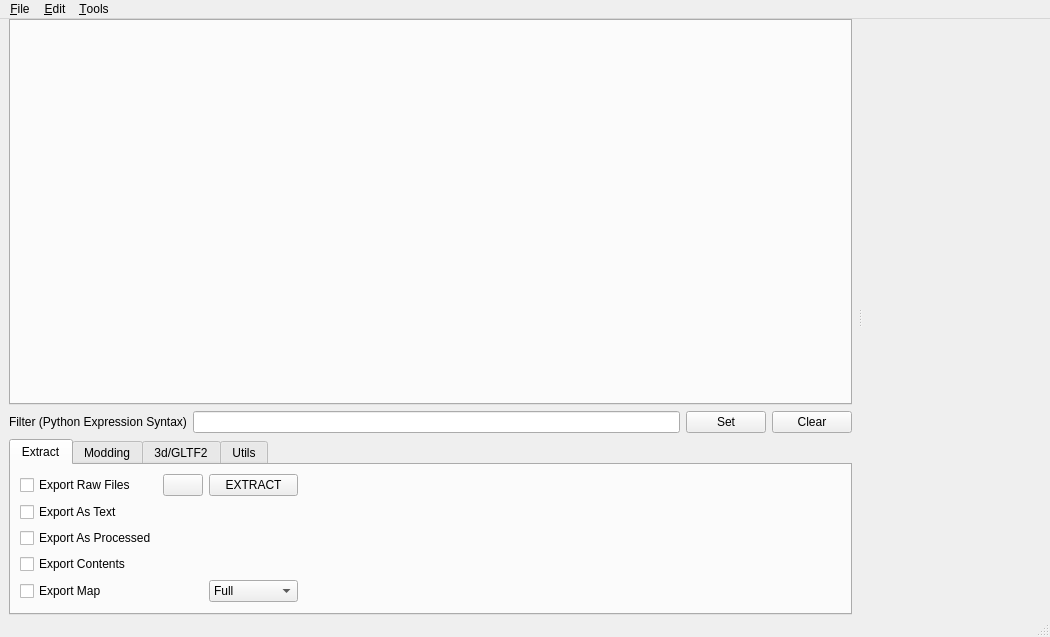
<?xml version="1.0" encoding="UTF-8"?>
<ui version="4.0">
 <class>MainWindow</class>
 <widget class="QMainWindow" name="MainWindow">
  <property name="geometry">
   <rect>
    <x>0</x>
    <y>0</y>
    <width>1050</width>
    <height>637</height>
   </rect>
  </property>
  <property name="windowTitle">
   <string>MainWindow</string>
  </property>
  <widget class="QWidget" name="centralwidget">
   <layout class="QVBoxLayout" name="verticalLayout_2">
    <property name="spacing">
     <number>0</number>
    </property>
    <property name="topMargin">
     <number>0</number>
    </property>
    <property name="rightMargin">
     <number>0</number>
    </property>
    <property name="bottomMargin">
     <number>0</number>
    </property>
    <item>
     <widget class="QSplitter" name="splitter">
      <property name="orientation">
       <enum>Qt::Horizontal</enum>
      </property>
      <property name="handleWidth">
       <number>16</number>
      </property>
      <property name="childrenCollapsible">
       <bool>false</bool>
      </property>
      <widget class="QWidget" name="layoutWidget">
       <layout class="QVBoxLayout" name="verticalLayout" stretch="1,0,0">
        <item>
         <widget class="QTabWidget" name="tabs_nodes">
          <property name="currentIndex">
           <number>-1</number>
          </property>
          <property name="tabsClosable">
           <bool>true</bool>
          </property>
         </widget>
        </item>
        <item>
         <layout class="QHBoxLayout" name="horizontalLayout_4">
          <item>
           <widget class="QLabel" name="filter_label">
            <property name="text">
             <string>Filter (Python Expression Syntax)</string>
            </property>
           </widget>
          </item>
          <item>
           <widget class="QLineEdit" name="filter_edit">
            <property name="text">
             <string/>
            </property>
           </widget>
          </item>
          <item>
           <widget class="QPushButton" name="filter_set_bt">
            <property name="text">
             <string>Set</string>
            </property>
           </widget>
          </item>
          <item>
           <widget class="QPushButton" name="filter_clear_bt">
            <property name="text">
             <string>Clear</string>
            </property>
           </widget>
          </item>
         </layout>
        </item>
        <item>
         <widget class="QTabWidget" name="tabs_control">
          <property name="currentIndex">
           <number>0</number>
          </property>
          <widget class="QWidget" name="tab_extract">
           <attribute name="title">
            <string>Extract</string>
           </attribute>
           <layout class="QGridLayout" name="gridLayout">
            <item row="4" column="0">
             <widget class="QCheckBox" name="chkbx_export_processed_extract">
              <property name="text">
               <string>Export As Processed</string>
              </property>
             </widget>
            </item>
            <item row="1" column="0">
             <widget class="QCheckBox" name="chkbx_export_text_extract">
              <property name="text">
               <string>Export As Text</string>
              </property>
             </widget>
            </item>
            <item row="0" column="1">
             <widget class="QPushButton" name="bt_extract_folder_show">
              <property name="text">
               <string/>
              </property>
             </widget>
            </item>
            <item row="0" column="3">
             <spacer name="horizontalSpacer">
              <property name="orientation">
               <enum>Qt::Horizontal</enum>
              </property>
              <property name="sizeHint" stdset="0">
               <size>
                <width>0</width>
                <height>0</height>
               </size>
              </property>
             </spacer>
            </item>
            <item row="5" column="0">
             <widget class="QCheckBox" name="chkbx_export_contents_extract">
              <property name="text">
               <string>Export Contents</string>
              </property>
             </widget>
            </item>
            <item row="0" column="2">
             <widget class="QPushButton" name="bt_extract">
              <property name="text">
               <string>EXTRACT</string>
              </property>
             </widget>
            </item>
            <item row="0" column="0">
             <widget class="QCheckBox" name="chkbx_export_raw_extract">
              <property name="text">
               <string>Export Raw Files</string>
              </property>
             </widget>
            </item>
            <item row="7" column="0">
             <spacer name="verticalSpacer">
              <property name="orientation">
               <enum>Qt::Vertical</enum>
              </property>
              <property name="sizeHint" stdset="0">
               <size>
                <width>20</width>
                <height>0</height>
               </size>
              </property>
             </spacer>
            </item>
            <item row="6" column="0">
             <widget class="QCheckBox" name="chkbx_export_map">
              <property name="text">
               <string>Export Map</string>
              </property>
             </widget>
            </item>
            <item row="6" column="2">
             <widget class="QComboBox" name="cmbbx_map_format">
              <item>
               <property name="text">
                <string>Full</string>
               </property>
              </item>
              <item>
               <property name="text">
                <string>Tiles</string>
               </property>
              </item>
              <item>
               <property name="text">
                <string>Full + Tiles</string>
               </property>
              </item>
             </widget>
            </item>
           </layout>
          </widget>
          <widget class="QWidget" name="tab_modding">
           <attribute name="title">
            <string>Modding</string>
           </attribute>
           <layout class="QGridLayout" name="gridLayout_3">
            <item row="2" column="0">
             <widget class="QCheckBox" name="chkbx_export_contents_mods">
              <property name="text">
               <string>Export Contents</string>
              </property>
             </widget>
            </item>
            <item row="1" column="2">
             <widget class="QPushButton" name="bt_mod_build">
              <property name="text">
               <string>Build Modded Files</string>
              </property>
             </widget>
            </item>
            <item row="0" column="2">
             <widget class="QPushButton" name="bt_mod_prep">
              <property name="text">
               <string>Extract For Modding</string>
              </property>
             </widget>
            </item>
            <item row="1" column="1">
             <widget class="QPushButton" name="bt_mod_build_folder_show">
              <property name="text">
               <string/>
              </property>
             </widget>
            </item>
            <item row="0" column="0">
             <widget class="QCheckBox" name="chkbx_export_raw_mods">
              <property name="text">
               <string>Export Raw Files</string>
              </property>
             </widget>
            </item>
            <item row="0" column="1">
             <widget class="QPushButton" name="bt_mod_folder_show">
              <property name="text">
               <string/>
              </property>
             </widget>
            </item>
            <item row="1" column="0">
             <widget class="QCheckBox" name="chkbx_export_processed_mods">
              <property name="text">
               <string>Export As Processed</string>
              </property>
             </widget>
            </item>
            <item row="0" column="3">
             <spacer name="horizontalSpacer_2">
              <property name="orientation">
               <enum>Qt::Horizontal</enum>
              </property>
              <property name="sizeHint" stdset="0">
               <size>
                <width>0</width>
                <height>0</height>
               </size>
              </property>
             </spacer>
            </item>
            <item row="3" column="0">
             <widget class="QCheckBox" name="chkbx_mod_build_subset">
              <property name="text">
               <string>Build Subset</string>
              </property>
             </widget>
            </item>
            <item row="5" column="0">
             <spacer name="verticalSpacer_3">
              <property name="orientation">
               <enum>Qt::Vertical</enum>
              </property>
              <property name="sizeHint" stdset="0">
               <size>
                <width>20</width>
                <height>0</height>
               </size>
              </property>
             </spacer>
            </item>
            <item row="4" column="0" colspan="3">
             <widget class="QCheckBox" name="chkbx_mod_do_not_build_archives">
              <property name="text">
               <string>Do Not Build Archives</string>
              </property>
             </widget>
            </item>
           </layout>
          </widget>
          <widget class="QWidget" name="tab_3d_gltf2">
           <attribute name="title">
            <string>3d/GLTF2</string>
           </attribute>
           <layout class="QGridLayout" name="gridLayout_2">
            <item row="0" column="3">
             <spacer name="horizontalSpacer_3">
              <property name="orientation">
               <enum>Qt::Horizontal</enum>
              </property>
              <property name="sizeHint" stdset="0">
               <size>
                <width>0</width>
                <height>0</height>
               </size>
              </property>
             </spacer>
            </item>
            <item row="0" column="2">
             <widget class="QPushButton" name="bt_extract_gltf_3d">
              <property name="text">
               <string>EXPORT 3D/GLTF2</string>
              </property>
             </widget>
            </item>
            <item row="1" column="0">
             <widget class="QCheckBox" name="chkbx_export_3d_include_skeleton">
              <property name="text">
               <string>Include Skeleton</string>
              </property>
             </widget>
            </item>
            <item row="0" column="0">
             <widget class="QCheckBox" name="chkbx_export_save_to_one_dir">
              <property name="text">
               <string>Save To One Directory</string>
              </property>
             </widget>
            </item>
            <item row="0" column="1">
             <widget class="QPushButton" name="bt_extract_gltf_3d_folder_show">
              <property name="sizePolicy">
               <sizepolicy hsizetype="Minimum" vsizetype="Fixed">
                <horstretch>0</horstretch>
                <verstretch>0</verstretch>
               </sizepolicy>
              </property>
              <property name="text">
               <string/>
              </property>
             </widget>
            </item>
            <item row="3" column="0">
             <spacer name="verticalSpacer_2">
              <property name="orientation">
               <enum>Qt::Vertical</enum>
              </property>
              <property name="sizeHint" stdset="0">
               <size>
                <width>20</width>
                <height>0</height>
               </size>
              </property>
             </spacer>
            </item>
            <item row="2" column="0">
             <widget class="QLabel" name="lbl_texture_format">
              <property name="text">
               <string>Texture Format</string>
              </property>
             </widget>
            </item>
            <item row="2" column="2">
             <widget class="QComboBox" name="cmbbx_texture_format">
              <item>
               <property name="text">
                <string>dds</string>
               </property>
              </item>
              <item>
               <property name="text">
                <string>ddsc</string>
               </property>
              </item>
              <item>
               <property name="text">
                <string>png</string>
               </property>
              </item>
             </widget>
            </item>
           </layout>
          </widget>
          <widget class="QWidget" name="tab_utils">
           <attribute name="title">
            <string>Utils</string>
           </attribute>
           <layout class="QVBoxLayout" name="verticalLayout_3">
            <item>
             <layout class="QHBoxLayout" name="horizontalLayout_5" stretch="0,0,2">
              <item>
               <widget class="QLabel" name="vhash_to_vpath_label">
                <property name="text">
                 <string>VHash -&gt; VPath</string>
                </property>
               </widget>
              </item>
              <item>
               <widget class="QLineEdit" name="vhash_to_vpath_in_edit">
                <property name="text">
                 <string>0</string>
                </property>
               </widget>
              </item>
              <item>
               <widget class="QLineEdit" name="vhash_to_vpath_out_edit">
                <property name="readOnly">
                 <bool>true</bool>
                </property>
               </widget>
              </item>
             </layout>
            </item>
            <item>
             <spacer name="verticalSpacer_4">
              <property name="orientation">
               <enum>Qt::Vertical</enum>
              </property>
              <property name="sizeHint" stdset="0">
               <size>
                <width>20</width>
                <height>40</height>
               </size>
              </property>
             </spacer>
            </item>
           </layout>
          </widget>
         </widget>
        </item>
       </layout>
      </widget>
      <widget class="DataViewWidget" name="data_view" native="true"/>
     </widget>
    </item>
   </layout>
  </widget>
  <widget class="QMenuBar" name="menubar">
   <property name="geometry">
    <rect>
     <x>0</x>
     <y>0</y>
     <width>1050</width>
     <height>24</height>
    </rect>
   </property>
   <widget class="QMenu" name="menu_File">
    <property name="title">
     <string>&amp;File</string>
    </property>
    <addaction name="action_project_new"/>
    <addaction name="action_project_open"/>
    <addaction name="action_file_gz_open"/>
    <addaction name="action_external_add"/>
    <addaction name="action_exit"/>
   </widget>
   <widget class="QMenu" name="menu_Edit">
    <property name="title">
     <string>&amp;Edit</string>
    </property>
   </widget>
   <widget class="QMenu" name="menu_Tools">
    <property name="title">
     <string>&amp;Tools</string>
    </property>
    <addaction name="action_make_web_map"/>
   </widget>
   <addaction name="menu_File"/>
   <addaction name="menu_Edit"/>
   <addaction name="menu_Tools"/>
  </widget>
  <widget class="QStatusBar" name="statusbar"/>
  <action name="action_project_new">
   <property name="text">
    <string>&amp;New Project...</string>
   </property>
  </action>
  <action name="action_project_open">
   <property name="text">
    <string>&amp;Open Project...</string>
   </property>
  </action>
  <action name="action_external_add">
   <property name="text">
    <string>&amp;Add External...</string>
   </property>
  </action>
  <action name="action_exit">
   <property name="text">
    <string>E&amp;xit</string>
   </property>
   <property name="shortcut">
    <string>Ctrl+Q</string>
   </property>
  </action>
  <action name="action_make_web_map">
   <property name="text">
    <string>Make &amp;Web Map...</string>
   </property>
  </action>
  <action name="action_file_gz_open">
   <property name="text">
    <string>Open GenZero File...</string>
   </property>
  </action>
 </widget>
 <customwidgets>
  <customwidget>
   <class>DataViewWidget</class>
   <extends>QWidget</extends>
   <header location="global">.dataviewwidget.h</header>
   <container>1</container>
  </customwidget>
 </customwidgets>
 <resources/>
 <connections/>
</ui>
